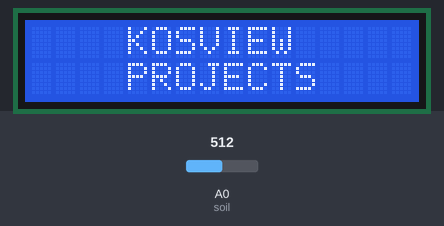
Bench run of a sketch on a simulated Arduino Uno, built with avr-gcc and run on an emulated ATmega328P. On the bench: 16×2 character LCD. The inputs (shaded band) are chosen by the test bench; at power-on: A0 (soil) = 512.

Above: at 1.1 s.
At 6.2 s:
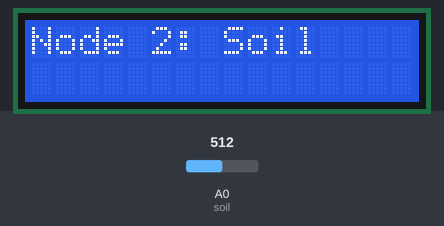
6.3 s: A0 (soil) set to 716
At 10.9 s:
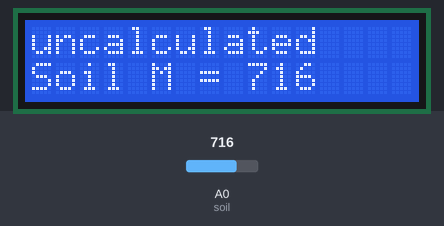
13.8 s: A0 (soil) set to 900
At 16.9 s:
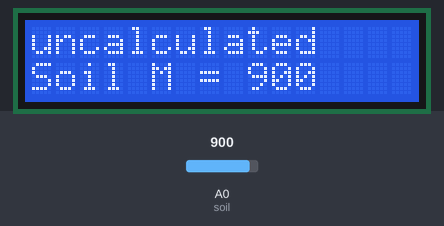
18.6 s: A0 (soil) set to 1023
At 22.9 s:
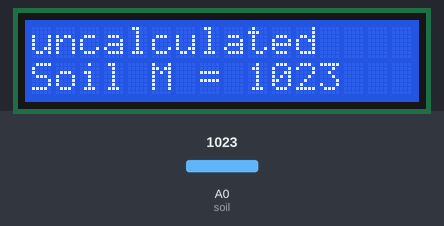
Timing chart, 0 to 24.4 s (numbered marks = the images above; inputs shaded):
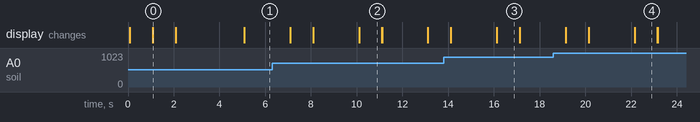

The sketch:

sketch_feb20a.ino
```cpp
#include <LiquidCrystal.h>

LiquidCrystal lcd(2, 3, 4, 5, 6, 7);

#define soil  14
int measure =0;
void setup()
{
 Serial.begin(9600);
 pinMode (soil, INPUT);

//  dht.begin();
lcd.begin(16, 2) ;
lcd.clear();
delay(10);
lcd.setCursor(0,0);
lcd.print("    KOSVIEW");
lcd.setCursor(0,1);
delay (1000);
lcd.print("    PROJECTS   ");

delay (1000);
lcd.clear();
delay (3000);

;}

void loop() {
measure = analogRead (soil);
lcd.clear();
lcd.print ("Node 2: Soil");
delay (2000);
lcd.clear();
lcd.print("uncalculated");
lcd.setCursor(0,1);
lcd.print("Soil M = ");
lcd.print(measure);
delay(1000);
lcd.clear();


}
```

Measured:
- what the display in image 0 shows lasts 1.0 s, from 1.1 s to 2.1 s
